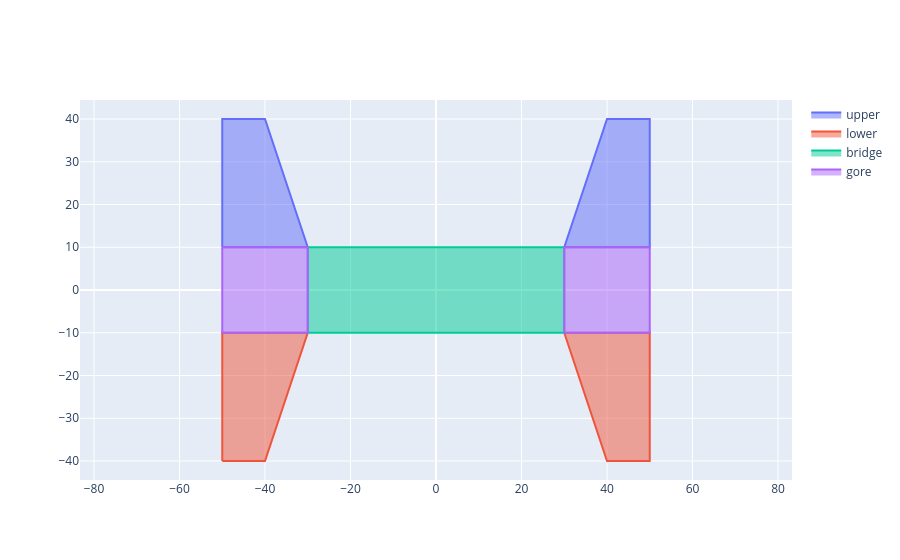

The cell this chart's notebook holds for it:
### Code cell
division = NeumannDivision(beam)
plot_geoms([division.upper, division.lower, division.bridge, division.gore], names=["upper", "lower", "bridge", "gore"])

### Figure 1 — Plotly figure (JSON) as saved in the notebook; plotly's stock layout.template omitted (floating-point values rounded to 4 significant figures)
{"data": [{"fill": "toself", "mode": "lines", "name": "upper", "type": "scatter", "x": [-50, -50, -40, -30, -50, null, null, 30, 40, 50, 50, 30, null, null], "y": [10, 40, 40, 10, 10, null, null, 10, 40, 40, 10, 10, null, null]}, {"fill": "toself", "mode": "lines", "name": "lower", "type": "scatter", "x": [30, 50, 50, 40, 30, null, null, -50, -50, -30, -40, -50, null, null], "y": [-10, -10, -40, -40, -10, null, null, -40, -10, -10, -40, -40, null, null]}, {"fill": "toself", "mode": "lines", "name": "bridge", "type": "scatter", "x": [-30, 30, 30, -30, -30, null], "y": [10, 10, -10, -10, 10, null]}, {"fill": "toself", "mode": "lines", "name": "gore", "type": "scatter", "x": [-50, -30, -30, -50, -50, null, null, 50, 50, 30, 30, 50, null, null], "y": [10, 10, -10, -10, 10, null, null, 10, -10, -10, 10, 10, null, null]}], "layout": {"autosize": true, "xaxis": {"autorange": true, "domain": [0, 1], "range": [-297.5, 297.5], "type": "linear"}, "yaxis": {"autorange": true, "domain": [0, 1], "range": [-44.44, 44.44], "scaleanchor": "x", "scaleratio": 1, "type": "linear"}}}
